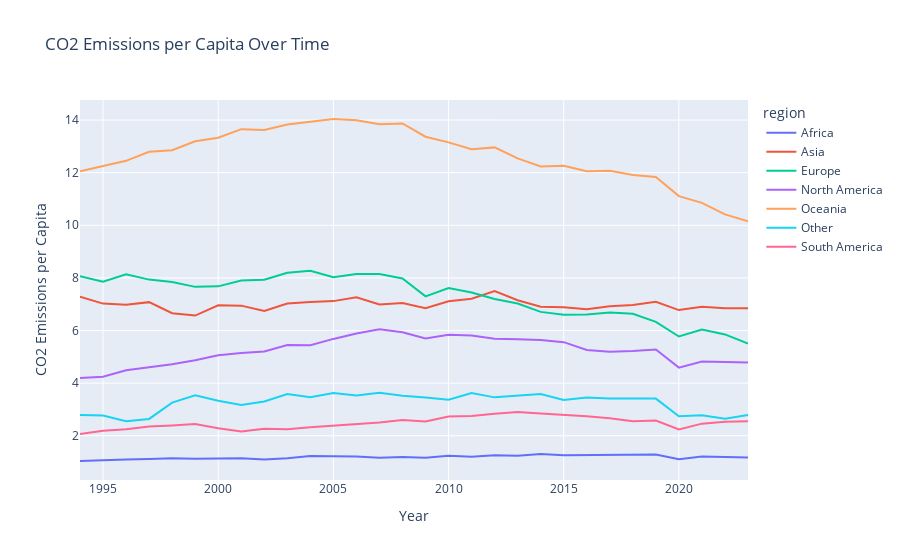
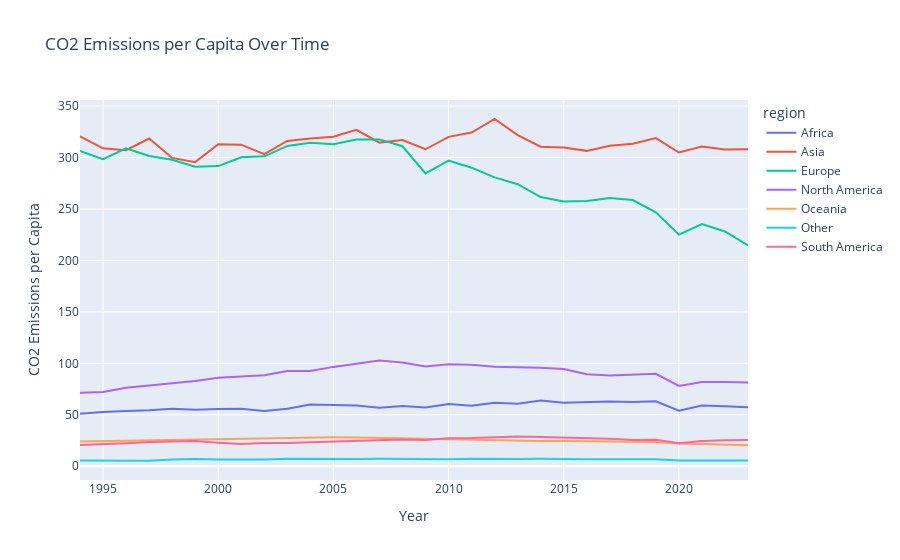
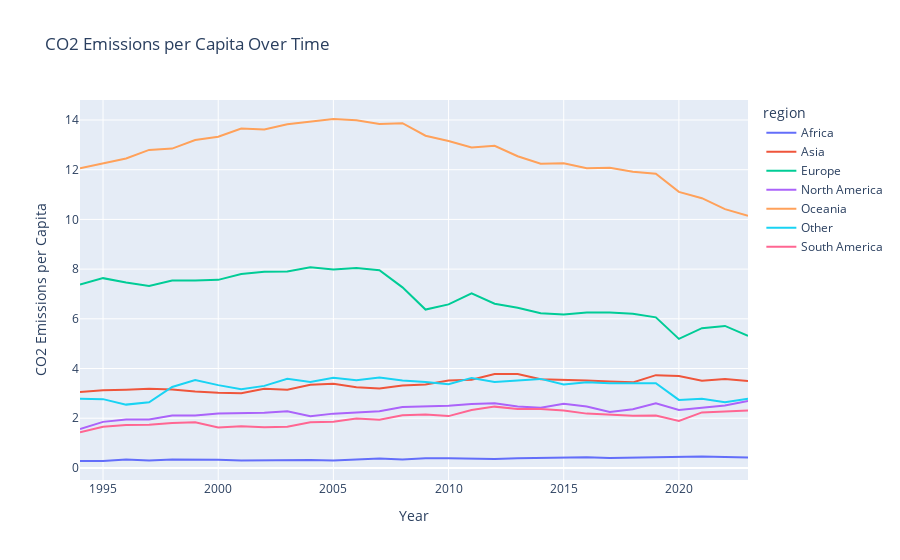
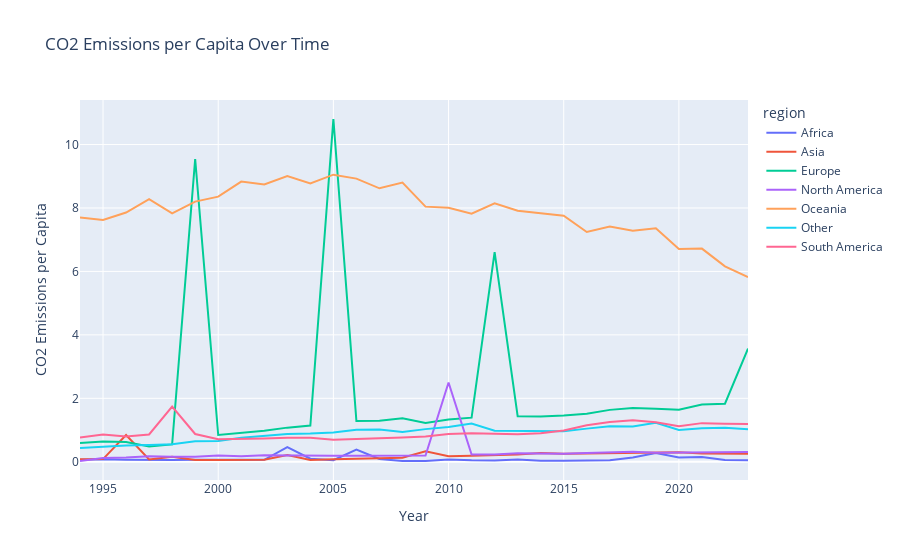

Notebook source saved alongside these figures, in order:
### Code cell
# Track co2_per_capita by year, with a line chart
for df_agg in df_regions:
    fig = px.line(
        df_agg,
        x='year',
        y='co2_per_capita',
        title='CO2 Emissions per Capita Over Time',
        labels={'co2_per_capita': 'CO2 Emissions per Capita', 'year': 'Year'},
        color='region'
    )
    fig.show()

### Figure 1 — Plotly figure (JSON) as saved in the notebook; plotly's stock layout.template omitted (floating-point values rounded to 4 significant figures)
{"data": [{"hovertemplate": "region=Africa<br>Year=%{x}<br>CO2 Emissions per Capita=%{y}<extra></extra>", "legendgroup": "Africa", "line": {"color": "#636efa", "dash": "solid"}, "marker": {"symbol": "circle"}, "mode": "lines", "name": "Africa", "orientation": "v", "showlegend": true, "type": "scatter", "x": [1994, 1995, 1996, 1997, 1998, 1999, 2000, 2001, 2002, 2003, 2004, 2005, 2006, 2007, 2008, 2009, 2010, 2011, 2012, 2013, 2014, 2015, 2016, 2017, 2018, 2019, 2020, 2021, 2022, 2023], "xaxis": "x", "y": [1.039, 1.075, 1.095, 1.111, 1.142, 1.12, 1.135, 1.142, 1.095, 1.141, 1.225, 1.22, 1.207, 1.161, 1.193, 1.164, 1.234, 1.199, 1.257, 1.237, 1.305, 1.261, 1.272, 1.282, 1.273, 1.288, 1.103, 1.206, 1.19, 1.168], "yaxis": "y"}, {"hovertemplate": "region=Asia<br>Year=%{x}<br>CO2 Emissions per Capita=%{y}<extra></extra>", "legendgroup": "Asia", "line": {"color": "#EF553B", "dash": "solid"}, "marker": {"symbol": "circle"}, "mode": "lines", "name": "Asia", "orientation": "v", "showlegend": true, "type": "scatter", "x": [1994, 1995, 1996, 1997, 1998, 1999, 2000, 2001, 2002, 2003, 2004, 2005, 2006, 2007, 2008, 2009, 2010, 2011, 2012, 2013, 2014, 2015, 2016, 2017, 2018, 2019, 2020, 2021, 2022, 2023], "xaxis": "x", "y": [7.288, 7.022, 6.98, 7.078, 6.659, 6.568, 6.956, 6.945, 6.741, 7.027, 7.079, 7.117, 7.265, 6.99, 7.046, 6.846, 7.114, 7.207, 7.5, 7.152, 6.903, 6.886, 6.812, 6.921, 6.966, 7.089, 6.776, 6.905, 6.842, 6.849], "yaxis": "y"}, {"hovertemplate": "region=Europe<br>Year=%{x}<br>CO2 Emissions per Capita=%{y}<extra></extra>", "legendgroup": "Europe", "line": {"color": "#00cc96", "dash": "solid"}, "marker": {"symbol": "circle"}, "mode": "lines", "name": "Europe", "orientation": "v", "showlegend": true, "type": "scatter", "x": [1994, 1995, 1996, 1997, 1998, 1999, 2000, 2001, 2002, 2003, 2004, 2005, 2006, 2007, 2008, 2009, 2010, 2011, 2012, 2013, 2014, 2015, 2016, 2017, 2018, 2019, 2020, 2021, 2022, 2023], "xaxis": "x", "y": [8.065, 7.855, 8.133, 7.935, 7.839, 7.659, 7.678, 7.901, 7.927, 8.193, 8.272, 8.023, 8.145, 8.145, 7.975, 7.296, 7.617, 7.441, 7.199, 7.029, 6.707, 6.596, 6.608, 6.686, 6.634, 6.329, 5.773, 6.034, 5.851, 5.503], "yaxis": "y"}, {"hovertemplate": "region=North America<br>Year=%{x}<br>CO2 Emissions per Capita=%{y}<extra></extra>", "legendgroup": "North America", "line": {"color": "#ab63fa", "dash": "solid"}, "marker": {"symbol": "circle"}, "mode": "lines", "name": "North America", "orientation": "v", "showlegend": true, "type": "scatter", "x": [1994, 1995, 1996, 1997, 1998, 1999, 2000, 2001, 2002, 2003, 2004, 2005, 2006, 2007, 2008, 2009, 2010, 2011, 2012, 2013, 2014, 2015, 2016, 2017, 2018, 2019, 2020, 2021, 2022, 2023], "xaxis": "x", "y": [4.195, 4.243, 4.49, 4.611, 4.718, 4.872, 5.058, 5.146, 5.205, 5.446, 5.44, 5.68, 5.885, 6.047, 5.937, 5.7, 5.836, 5.809, 5.684, 5.667, 5.636, 5.557, 5.26, 5.192, 5.218, 5.281, 4.588, 4.821, 4.811, 4.784], "yaxis": "y"}, {"hovertemplate": "region=Oceania<br>Year=%{x}<br>CO2 Emissions per Capita=%{y}<extra></extra>", "legendgroup": "Oceania", "line": {"color": "#FFA15A", "dash": "solid"}, "marker": {"symbol": "circle"}, "mode": "lines", "name": "Oceania", "orientation": "v", "showlegend": true, "type": "scatter", "x": [1994, 1995, 1996, 1997, 1998, 1999, 2000, 2001, 2002, 2003, 2004, 2005, 2006, 2007, 2008, 2009, 2010, 2011, 2012, 2013, 2014, 2015, 2016, 2017, 2018, 2019, 2020, 2021, 2022, 2023], "xaxis": "x", "y": [12.06, 12.24, 12.45, 12.8, 12.85, 13.2, 13.33, 13.65, 13.62, 13.83, 13.94, 14.04, 13.99, 13.84, 13.87, 13.37, 13.15, 12.89, 12.96, 12.54, 12.24, 12.26, 12.05, 12.07, 11.91, 11.84, 11.11, 10.85, 10.41, 10.15], "yaxis": "y"}, {"hovertemplate": "region=Other<br>Year=%{x}<br>CO2 Emissions per Capita=%{y}<extra></extra>", "legendgroup": "Other", "line": {"color": "#19d3f3", "dash": "solid"}, "marker": {"symbol": "circle"}, "mode": "lines", "name": "Other", "orientation": "v", "showlegend": true, "type": "scatter", "x": [1994, 1995, 1996, 1997, 1998, 1999, 2000, 2001, 2002, 2003, 2004, 2005, 2006, 2007, 2008, 2009, 2010, 2011, 2012, 2013, 2014, 2015, 2016, 2017, 2018, 2019, 2020, 2021, 2022, 2023], "xaxis": "x", "y": [2.787, 2.768, 2.547, 2.639, 3.26, 3.539, 3.332, 3.168, 3.302, 3.587, 3.461, 3.626, 3.527, 3.635, 3.515, 3.457, 3.367, 3.623, 3.458, 3.533, 3.583, 3.357, 3.449, 3.41, 3.407, 3.412, 2.738, 2.781, 2.646, 2.788], "yaxis": "y"}, {"hovertemplate": "region=South America<br>Year=%{x}<br>CO2 Emissions per Capita=%{y}<extra></extra>", "legendgroup": "South America", "line": {"color": "#FF6692", "dash": "solid"}, "marker": {"symbol": "circle"}, "mode": "lines", "name": "South America", "orientation": "v", "showlegend": true, "type": "scatter", "x": [1994, 1995, 1996, 1997, 1998, 1999, 2000, 2001, 2002, 2003, 2004, 2005, 2006, 2007, 2008, 2009, 2010, 2011, 2012, 2013, 2014, 2015, 2016, 2017, 2018, 2019, 2020, 2021, 2022, 2023], "xaxis": "x", "y": [2.06, 2.187, 2.245, 2.347, 2.391, 2.445, 2.288, 2.159, 2.264, 2.247, 2.323, 2.384, 2.454, 2.504, 2.594, 2.543, 2.729, 2.754, 2.838, 2.902, 2.843, 2.804, 2.739, 2.665, 2.554, 2.575, 2.242, 2.459, 2.529, 2.554], "yaxis": "y"}], "layout": {"legend": {"title": {"text": "region"}, "tracegroupgap": 0}, "title": {"text": "CO2 Emissions per Capita Over Time"}, "xaxis": {"anchor": "y", "domain": [0, 1], "title": {"text": "Year"}}, "yaxis": {"anchor": "x", "domain": [0, 1], "title": {"text": "CO2 Emissions per Capita"}}}}

### Figure 2 — Plotly figure (JSON) as saved in the notebook; plotly's stock layout.template omitted (floating-point values rounded to 4 significant figures)
{"data": [{"hovertemplate": "region=Africa<br>Year=%{x}<br>CO2 Emissions per Capita=%{y}<extra></extra>", "legendgroup": "Africa", "line": {"color": "#636efa", "dash": "solid"}, "marker": {"symbol": "circle"}, "mode": "lines", "name": "Africa", "orientation": "v", "showlegend": true, "type": "scatter", "x": [1994, 1995, 1996, 1997, 1998, 1999, 2000, 2001, 2002, 2003, 2004, 2005, 2006, 2007, 2008, 2009, 2010, 2011, 2012, 2013, 2014, 2015, 2016, 2017, 2018, 2019, 2020, 2021, 2022, 2023], "xaxis": "x", "y": [50.9, 52.67, 53.64, 54.43, 55.98, 54.86, 55.61, 55.96, 53.68, 55.89, 60.01, 59.78, 59.15, 56.87, 58.47, 57.04, 60.47, 58.74, 61.6, 60.63, 63.94, 61.8, 62.32, 62.82, 62.38, 63.1, 54.03, 59.08, 58.3, 57.24], "yaxis": "y"}, {"hovertemplate": "region=Asia<br>Year=%{x}<br>CO2 Emissions per Capita=%{y}<extra></extra>", "legendgroup": "Asia", "line": {"color": "#EF553B", "dash": "solid"}, "marker": {"symbol": "circle"}, "mode": "lines", "name": "Asia", "orientation": "v", "showlegend": true, "type": "scatter", "x": [1994, 1995, 1996, 1997, 1998, 1999, 2000, 2001, 2002, 2003, 2004, 2005, 2006, 2007, 2008, 2009, 2010, 2011, 2012, 2013, 2014, 2015, 2016, 2017, 2018, 2019, 2020, 2021, 2022, 2023], "xaxis": "x", "y": [320.7, 309.0, 307.1, 318.5, 299.7, 295.6, 313.0, 312.5, 303.4, 316.2, 318.6, 320.3, 326.9, 314.6, 317.1, 308.1, 320.1, 324.3, 337.5, 321.8, 310.6, 309.9, 306.5, 311.5, 313.4, 319.0, 304.9, 310.7, 307.9, 308.2], "yaxis": "y"}, {"hovertemplate": "region=Europe<br>Year=%{x}<br>CO2 Emissions per Capita=%{y}<extra></extra>", "legendgroup": "Europe", "line": {"color": "#00cc96", "dash": "solid"}, "marker": {"symbol": "circle"}, "mode": "lines", "name": "Europe", "orientation": "v", "showlegend": true, "type": "scatter", "x": [1994, 1995, 1996, 1997, 1998, 1999, 2000, 2001, 2002, 2003, 2004, 2005, 2006, 2007, 2008, 2009, 2010, 2011, 2012, 2013, 2014, 2015, 2016, 2017, 2018, 2019, 2020, 2021, 2022, 2023], "xaxis": "x", "y": [306.5, 298.5, 309.1, 301.5, 297.9, 291.0, 291.8, 300.2, 301.2, 311.4, 314.3, 312.9, 317.6, 317.7, 311.0, 284.5, 297.1, 290.2, 280.8, 274.1, 261.6, 257.3, 257.7, 260.8, 258.7, 246.8, 225.1, 235.3, 228.2, 214.6], "yaxis": "y"}, {"hovertemplate": "region=North America<br>Year=%{x}<br>CO2 Emissions per Capita=%{y}<extra></extra>", "legendgroup": "North America", "line": {"color": "#ab63fa", "dash": "solid"}, "marker": {"symbol": "circle"}, "mode": "lines", "name": "North America", "orientation": "v", "showlegend": true, "type": "scatter", "x": [1994, 1995, 1996, 1997, 1998, 1999, 2000, 2001, 2002, 2003, 2004, 2005, 2006, 2007, 2008, 2009, 2010, 2011, 2012, 2013, 2014, 2015, 2016, 2017, 2018, 2019, 2020, 2021, 2022, 2023], "xaxis": "x", "y": [71.32, 72.13, 76.32, 78.38, 80.2, 82.82, 85.99, 87.48, 88.48, 92.59, 92.47, 96.56, 100.0, 102.8, 100.9, 96.9, 99.22, 98.75, 96.63, 96.34, 95.81, 94.48, 89.42, 88.27, 88.7, 89.78, 78.0, 81.95, 81.8, 81.32], "yaxis": "y"}, {"hovertemplate": "region=Oceania<br>Year=%{x}<br>CO2 Emissions per Capita=%{y}<extra></extra>", "legendgroup": "Oceania", "line": {"color": "#FFA15A", "dash": "solid"}, "marker": {"symbol": "circle"}, "mode": "lines", "name": "Oceania", "orientation": "v", "showlegend": true, "type": "scatter", "x": [1994, 1995, 1996, 1997, 1998, 1999, 2000, 2001, 2002, 2003, 2004, 2005, 2006, 2007, 2008, 2009, 2010, 2011, 2012, 2013, 2014, 2015, 2016, 2017, 2018, 2019, 2020, 2021, 2022, 2023], "xaxis": "x", "y": [24.11, 24.48, 24.9, 25.59, 25.7, 26.39, 26.65, 27.31, 27.24, 27.66, 27.89, 28.08, 27.98, 27.69, 27.74, 26.73, 26.3, 25.78, 25.92, 25.09, 24.48, 24.52, 24.11, 24.15, 23.83, 23.68, 22.22, 21.71, 20.83, 20.3], "yaxis": "y"}, {"hovertemplate": "region=Other<br>Year=%{x}<br>CO2 Emissions per Capita=%{y}<extra></extra>", "legendgroup": "Other", "line": {"color": "#19d3f3", "dash": "solid"}, "marker": {"symbol": "circle"}, "mode": "lines", "name": "Other", "orientation": "v", "showlegend": true, "type": "scatter", "x": [1994, 1995, 1996, 1997, 1998, 1999, 2000, 2001, 2002, 2003, 2004, 2005, 2006, 2007, 2008, 2009, 2010, 2011, 2012, 2013, 2014, 2015, 2016, 2017, 2018, 2019, 2020, 2021, 2022, 2023], "xaxis": "x", "y": [5.573, 5.535, 5.095, 5.278, 6.519, 7.079, 6.663, 6.336, 6.604, 7.174, 6.922, 7.251, 7.055, 7.269, 7.03, 6.914, 6.733, 7.245, 6.916, 7.065, 7.166, 6.714, 6.898, 6.821, 6.815, 6.823, 5.476, 5.562, 5.291, 5.575], "yaxis": "y"}, {"hovertemplate": "region=South America<br>Year=%{x}<br>CO2 Emissions per Capita=%{y}<extra></extra>", "legendgroup": "South America", "line": {"color": "#FF6692", "dash": "solid"}, "marker": {"symbol": "circle"}, "mode": "lines", "name": "South America", "orientation": "v", "showlegend": true, "type": "scatter", "x": [1994, 1995, 1996, 1997, 1998, 1999, 2000, 2001, 2002, 2003, 2004, 2005, 2006, 2007, 2008, 2009, 2010, 2011, 2012, 2013, 2014, 2015, 2016, 2017, 2018, 2019, 2020, 2021, 2022, 2023], "xaxis": "x", "y": [20.6, 21.87, 22.45, 23.47, 23.91, 24.45, 22.88, 21.59, 22.64, 22.47, 23.23, 23.84, 24.54, 25.04, 25.94, 25.43, 27.29, 27.54, 28.38, 29.02, 28.43, 28.04, 27.39, 26.65, 25.54, 25.75, 22.42, 24.59, 25.29, 25.54], "yaxis": "y"}], "layout": {"legend": {"title": {"text": "region"}, "tracegroupgap": 0}, "title": {"text": "CO2 Emissions per Capita Over Time"}, "xaxis": {"anchor": "y", "domain": [0, 1], "title": {"text": "Year"}}, "yaxis": {"anchor": "x", "domain": [0, 1], "title": {"text": "CO2 Emissions per Capita"}}}}

### Figure 3 — Plotly figure (JSON) as saved in the notebook; plotly's stock layout.template omitted (floating-point values rounded to 4 significant figures)
{"data": [{"hovertemplate": "region=Africa<br>Year=%{x}<br>CO2 Emissions per Capita=%{y}<extra></extra>", "legendgroup": "Africa", "line": {"color": "#636efa", "dash": "solid"}, "marker": {"symbol": "circle"}, "mode": "lines", "name": "Africa", "orientation": "v", "showlegend": true, "type": "scatter", "x": [1994, 1995, 1996, 1997, 1998, 1999, 2000, 2001, 2002, 2003, 2004, 2005, 2006, 2007, 2008, 2009, 2010, 2011, 2012, 2013, 2014, 2015, 2016, 2017, 2018, 2019, 2020, 2021, 2022, 2023], "xaxis": "x", "y": [0.279, 0.284, 0.34, 0.302, 0.338, 0.339, 0.331, 0.296, 0.313, 0.314, 0.318, 0.295, 0.335, 0.38, 0.343, 0.387, 0.386, 0.362, 0.364, 0.39, 0.404, 0.433, 0.425, 0.397, 0.413, 0.413, 0.422, 0.461, 0.435, 0.423], "yaxis": "y"}, {"hovertemplate": "region=Asia<br>Year=%{x}<br>CO2 Emissions per Capita=%{y}<extra></extra>", "legendgroup": "Asia", "line": {"color": "#EF553B", "dash": "solid"}, "marker": {"symbol": "circle"}, "mode": "lines", "name": "Asia", "orientation": "v", "showlegend": true, "type": "scatter", "x": [1994, 1995, 1996, 1997, 1998, 1999, 2000, 2001, 2002, 2003, 2004, 2005, 2006, 2007, 2008, 2009, 2010, 2011, 2012, 2013, 2014, 2015, 2016, 2017, 2018, 2019, 2020, 2021, 2022, 2023], "xaxis": "x", "y": [3.059, 3.123, 3.149, 3.187, 3.159, 3.076, 3.027, 3.009, 3.188, 3.145, 3.343, 3.389, 3.242, 3.192, 3.316, 3.359, 3.514, 3.549, 3.778, 3.776, 3.566, 3.556, 3.521, 3.481, 3.443, 3.733, 3.696, 3.511, 3.579, 3.5], "yaxis": "y"}, {"hovertemplate": "region=Europe<br>Year=%{x}<br>CO2 Emissions per Capita=%{y}<extra></extra>", "legendgroup": "Europe", "line": {"color": "#00cc96", "dash": "solid"}, "marker": {"symbol": "circle"}, "mode": "lines", "name": "Europe", "orientation": "v", "showlegend": true, "type": "scatter", "x": [1994, 1995, 1996, 1997, 1998, 1999, 2000, 2001, 2002, 2003, 2004, 2005, 2006, 2007, 2008, 2009, 2010, 2011, 2012, 2013, 2014, 2015, 2016, 2017, 2018, 2019, 2020, 2021, 2022, 2023], "xaxis": "x", "y": [7.377, 7.636, 7.458, 7.323, 7.543, 7.537, 7.568, 7.803, 7.889, 7.902, 8.075, 7.984, 8.047, 7.959, 7.265, 6.372, 6.58, 7.022, 6.609, 6.449, 6.225, 6.176, 6.257, 6.253, 6.203, 6.059, 5.193, 5.625, 5.714, 5.311], "yaxis": "y"}, {"hovertemplate": "region=North America<br>Year=%{x}<br>CO2 Emissions per Capita=%{y}<extra></extra>", "legendgroup": "North America", "line": {"color": "#ab63fa", "dash": "solid"}, "marker": {"symbol": "circle"}, "mode": "lines", "name": "North America", "orientation": "v", "showlegend": true, "type": "scatter", "x": [1994, 1995, 1996, 1997, 1998, 1999, 2000, 2001, 2002, 2003, 2004, 2005, 2006, 2007, 2008, 2009, 2010, 2011, 2012, 2013, 2014, 2015, 2016, 2017, 2018, 2019, 2020, 2021, 2022, 2023], "xaxis": "x", "y": [1.565, 1.854, 1.948, 1.945, 2.108, 2.11, 2.194, 2.215, 2.221, 2.281, 2.081, 2.185, 2.229, 2.279, 2.447, 2.463, 2.5, 2.572, 2.598, 2.469, 2.425, 2.58, 2.473, 2.252, 2.364, 2.605, 2.331, 2.426, 2.514, 2.693], "yaxis": "y"}, {"hovertemplate": "region=Oceania<br>Year=%{x}<br>CO2 Emissions per Capita=%{y}<extra></extra>", "legendgroup": "Oceania", "line": {"color": "#FFA15A", "dash": "solid"}, "marker": {"symbol": "circle"}, "mode": "lines", "name": "Oceania", "orientation": "v", "showlegend": true, "type": "scatter", "x": [1994, 1995, 1996, 1997, 1998, 1999, 2000, 2001, 2002, 2003, 2004, 2005, 2006, 2007, 2008, 2009, 2010, 2011, 2012, 2013, 2014, 2015, 2016, 2017, 2018, 2019, 2020, 2021, 2022, 2023], "xaxis": "x", "y": [12.06, 12.24, 12.45, 12.8, 12.85, 13.2, 13.33, 13.65, 13.62, 13.83, 13.94, 14.04, 13.99, 13.84, 13.87, 13.37, 13.15, 12.89, 12.96, 12.54, 12.24, 12.26, 12.05, 12.07, 11.91, 11.84, 11.11, 10.85, 10.41, 10.15], "yaxis": "y"}, {"hovertemplate": "region=Other<br>Year=%{x}<br>CO2 Emissions per Capita=%{y}<extra></extra>", "legendgroup": "Other", "line": {"color": "#19d3f3", "dash": "solid"}, "marker": {"symbol": "circle"}, "mode": "lines", "name": "Other", "orientation": "v", "showlegend": true, "type": "scatter", "x": [1994, 1995, 1996, 1997, 1998, 1999, 2000, 2001, 2002, 2003, 2004, 2005, 2006, 2007, 2008, 2009, 2010, 2011, 2012, 2013, 2014, 2015, 2016, 2017, 2018, 2019, 2020, 2021, 2022, 2023], "xaxis": "x", "y": [2.787, 2.768, 2.547, 2.639, 3.26, 3.539, 3.332, 3.168, 3.302, 3.587, 3.461, 3.626, 3.527, 3.635, 3.515, 3.457, 3.367, 3.623, 3.458, 3.533, 3.583, 3.357, 3.449, 3.41, 3.407, 3.412, 2.738, 2.781, 2.646, 2.788], "yaxis": "y"}, {"hovertemplate": "region=South America<br>Year=%{x}<br>CO2 Emissions per Capita=%{y}<extra></extra>", "legendgroup": "South America", "line": {"color": "#FF6692", "dash": "solid"}, "marker": {"symbol": "circle"}, "mode": "lines", "name": "South America", "orientation": "v", "showlegend": true, "type": "scatter", "x": [1994, 1995, 1996, 1997, 1998, 1999, 2000, 2001, 2002, 2003, 2004, 2005, 2006, 2007, 2008, 2009, 2010, 2011, 2012, 2013, 2014, 2015, 2016, 2017, 2018, 2019, 2020, 2021, 2022, 2023], "xaxis": "x", "y": [1.433, 1.66, 1.724, 1.735, 1.808, 1.835, 1.631, 1.675, 1.64, 1.655, 1.837, 1.858, 1.99, 1.938, 2.124, 2.147, 2.086, 2.335, 2.466, 2.374, 2.373, 2.313, 2.185, 2.146, 2.104, 2.11, 1.89, 2.234, 2.287, 2.313], "yaxis": "y"}], "layout": {"legend": {"title": {"text": "region"}, "tracegroupgap": 0}, "title": {"text": "CO2 Emissions per Capita Over Time"}, "xaxis": {"anchor": "y", "domain": [0, 1], "title": {"text": "Year"}}, "yaxis": {"anchor": "x", "domain": [0, 1], "title": {"text": "CO2 Emissions per Capita"}}}}

### Figure 4 — Plotly figure (JSON) as saved in the notebook; plotly's stock layout.template omitted (floating-point values rounded to 4 significant figures)
{"data": [{"hovertemplate": "region=Africa<br>Year=%{x}<br>CO2 Emissions per Capita=%{y}<extra></extra>", "legendgroup": "Africa", "line": {"color": "#636efa", "dash": "solid"}, "marker": {"symbol": "circle"}, "mode": "lines", "name": "Africa", "orientation": "v", "showlegend": true, "type": "scatter", "x": [1994, 1995, 1996, 1997, 1998, 1999, 2000, 2001, 2002, 2003, 2004, 2005, 2006, 2007, 2008, 2009, 2010, 2011, 2012, 2013, 2014, 2015, 2016, 2017, 2018, 2019, 2020, 2021, 2022, 2023], "xaxis": "x", "y": [0.061, 0.08, 0.062, 0.049, 0.058, 0.062, 0.057, 0.057, 0.062, 0.46, 0.097, 0.05, 0.385, 0.085, 0.023, 0.024, 0.07, 0.043, 0.038, 0.071, 0.027, 0.032, 0.032, 0.045, 0.136, 0.277, 0.137, 0.15, 0.053, 0.044], "yaxis": "y"}, {"hovertemplate": "region=Asia<br>Year=%{x}<br>CO2 Emissions per Capita=%{y}<extra></extra>", "legendgroup": "Asia", "line": {"color": "#EF553B", "dash": "solid"}, "marker": {"symbol": "circle"}, "mode": "lines", "name": "Asia", "orientation": "v", "showlegend": true, "type": "scatter", "x": [1994, 1995, 1996, 1997, 1998, 1999, 2000, 2001, 2002, 2003, 2004, 2005, 2006, 2007, 2008, 2009, 2010, 2011, 2012, 2013, 2014, 2015, 2016, 2017, 2018, 2019, 2020, 2021, 2022, 2023], "xaxis": "x", "y": [0.075, 0.083, 0.842, 0.071, 0.156, 0.055, 0.052, 0.053, 0.063, 0.214, 0.053, 0.077, 0.085, 0.096, 0.124, 0.326, 0.176, 0.19, 0.199, 0.225, 0.274, 0.248, 0.257, 0.271, 0.289, 0.286, 0.297, 0.257, 0.26, 0.255], "yaxis": "y"}, {"hovertemplate": "region=Europe<br>Year=%{x}<br>CO2 Emissions per Capita=%{y}<extra></extra>", "legendgroup": "Europe", "line": {"color": "#00cc96", "dash": "solid"}, "marker": {"symbol": "circle"}, "mode": "lines", "name": "Europe", "orientation": "v", "showlegend": true, "type": "scatter", "x": [1994, 1995, 1996, 1997, 1998, 1999, 2000, 2001, 2002, 2003, 2004, 2005, 2006, 2007, 2008, 2009, 2010, 2011, 2012, 2013, 2014, 2015, 2016, 2017, 2018, 2019, 2020, 2021, 2022, 2023], "xaxis": "x", "y": [0.588, 0.641, 0.622, 0.478, 0.547, 9.546, 0.844, 0.904, 0.978, 1.075, 1.14, 10.81, 1.282, 1.293, 1.373, 1.225, 1.33, 1.39, 6.609, 1.437, 1.424, 1.455, 1.515, 1.635, 1.691, 1.673, 1.64, 1.802, 1.83, 3.569], "yaxis": "y"}, {"hovertemplate": "region=North America<br>Year=%{x}<br>CO2 Emissions per Capita=%{y}<extra></extra>", "legendgroup": "North America", "line": {"color": "#ab63fa", "dash": "solid"}, "marker": {"symbol": "circle"}, "mode": "lines", "name": "North America", "orientation": "v", "showlegend": true, "type": "scatter", "x": [1994, 1995, 1996, 1997, 1998, 1999, 2000, 2001, 2002, 2003, 2004, 2005, 2006, 2007, 2008, 2009, 2010, 2011, 2012, 2013, 2014, 2015, 2016, 2017, 2018, 2019, 2020, 2021, 2022, 2023], "xaxis": "x", "y": [0.025, 0.116, 0.132, 0.172, 0.154, 0.156, 0.197, 0.174, 0.207, 0.194, 0.185, 0.19, 0.19, 0.189, 0.185, 0.195, 2.5, 0.229, 0.225, 0.265, 0.261, 0.253, 0.279, 0.29, 0.311, 0.282, 0.288, 0.306, 0.294, 0.303], "yaxis": "y"}, {"hovertemplate": "region=Oceania<br>Year=%{x}<br>CO2 Emissions per Capita=%{y}<extra></extra>", "legendgroup": "Oceania", "line": {"color": "#FFA15A", "dash": "solid"}, "marker": {"symbol": "circle"}, "mode": "lines", "name": "Oceania", "orientation": "v", "showlegend": true, "type": "scatter", "x": [1994, 1995, 1996, 1997, 1998, 1999, 2000, 2001, 2002, 2003, 2004, 2005, 2006, 2007, 2008, 2009, 2010, 2011, 2012, 2013, 2014, 2015, 2016, 2017, 2018, 2019, 2020, 2021, 2022, 2023], "xaxis": "x", "y": [7.704, 7.62, 7.857, 8.28, 7.833, 8.202, 8.358, 8.834, 8.742, 9.01, 8.775, 9.051, 8.926, 8.621, 8.801, 8.043, 8.006, 7.818, 8.147, 7.912, 7.834, 7.759, 7.242, 7.415, 7.285, 7.362, 6.711, 6.72, 6.16, 5.823], "yaxis": "y"}, {"hovertemplate": "region=Other<br>Year=%{x}<br>CO2 Emissions per Capita=%{y}<extra></extra>", "legendgroup": "Other", "line": {"color": "#19d3f3", "dash": "solid"}, "marker": {"symbol": "circle"}, "mode": "lines", "name": "Other", "orientation": "v", "showlegend": true, "type": "scatter", "x": [1994, 1995, 1996, 1997, 1998, 1999, 2000, 2001, 2002, 2003, 2004, 2005, 2006, 2007, 2008, 2009, 2010, 2011, 2012, 2013, 2014, 2015, 2016, 2017, 2018, 2019, 2020, 2021, 2022, 2023], "xaxis": "x", "y": [0.429, 0.473, 0.508, 0.525, 0.55, 0.648, 0.655, 0.756, 0.816, 0.875, 0.887, 0.921, 1.008, 1.019, 0.935, 1.028, 1.092, 1.204, 0.98, 0.966, 0.951, 0.958, 1.044, 1.122, 1.113, 1.226, 1.004, 1.057, 1.068, 1.024], "yaxis": "y"}, {"hovertemplate": "region=South America<br>Year=%{x}<br>CO2 Emissions per Capita=%{y}<extra></extra>", "legendgroup": "South America", "line": {"color": "#FF6692", "dash": "solid"}, "marker": {"symbol": "circle"}, "mode": "lines", "name": "South America", "orientation": "v", "showlegend": true, "type": "scatter", "x": [1994, 1995, 1996, 1997, 1998, 1999, 2000, 2001, 2002, 2003, 2004, 2005, 2006, 2007, 2008, 2009, 2010, 2011, 2012, 2013, 2014, 2015, 2016, 2017, 2018, 2019, 2020, 2021, 2022, 2023], "xaxis": "x", "y": [0.761, 0.86, 0.793, 0.861, 1.741, 0.875, 0.707, 0.712, 0.733, 0.757, 0.754, 0.694, 0.71, 0.727, 0.762, 0.799, 0.875, 0.894, 0.877, 0.865, 0.899, 0.982, 1.151, 1.251, 1.307, 1.248, 1.117, 1.217, 1.199, 1.189], "yaxis": "y"}], "layout": {"legend": {"title": {"text": "region"}, "tracegroupgap": 0}, "title": {"text": "CO2 Emissions per Capita Over Time"}, "xaxis": {"anchor": "y", "domain": [0, 1], "title": {"text": "Year"}}, "yaxis": {"anchor": "x", "domain": [0, 1], "title": {"text": "CO2 Emissions per Capita"}}}}
